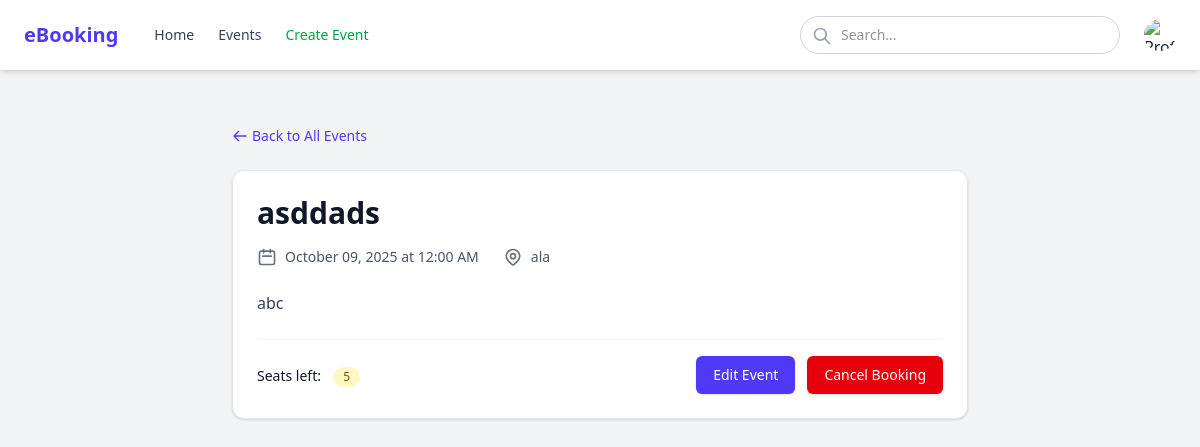
The app's page /event/3 (signed in) with its own data.
### app/models.py (models this page shows, shortened)
class Event(db.Model):
    event_id: so.Mapped[int] = so.mapped_column(primary_key=True)
    title: so.Mapped[str] = so.mapped_column(sa.String(128), index=True, unique=True)
    description: so.Mapped[str] = so.mapped_column(sa.String(256), index=True)
    date: so.Mapped[datetime.date] = so.mapped_column(sa.Date)
    time: so.Mapped[datetime.time] = so.mapped_column(sa.Time, nullable=False)
    location: so.Mapped[str] = so.mapped_column(sa.String(30))
    total_seats: so.Mapped[int] = so.mapped_column()
    seats_left: so.Mapped[int] = so.mapped_column(default=0)
    created_by: so.Mapped[str] = so.mapped_column(sa.String(64))
    bookings: so.Mapped[list["Booking"]] = so.relationship(back_populates="event",
                                                           cascade="all, delete-orphan")

### app/routes.py (the view)
@app.route('/event/<int:event_id>')
def event_detail(event_id):
    event = Event.query.get_or_404(event_id)
    is_booked = Booking.query.filter_by(
        user_id=current_user.id, event_id=event_id
    ).first() is not None
    return render_template('event_detail.html', event=event, is_booked=is_booked)

### app/models.py (called while the page is built)
@login.user_loader
def load_user(id):
    return db.session.get(User, int(id))

### app/templates/event_detail.html (shortened to what this page needs)
{% extends "base.html" %}
{% block content %}
<div class="max-w-3xl mx-auto px-4 py-6">
    <a href="{{ url_for('events') }}"
       class="inline-flex items-center text-sm font-medium text-indigo-600 hover:text-indigo-800 mb-6 transition-colors duration-200">
        <svg xmlns="http://www.w3.org/2000/svg" class="h-4 w-4 mr-1" fill="none" viewBox="0 0 24 24" stroke="currentColor">
            <path stroke-linecap="round" stroke-linejoin="round" stroke-width="2" d="M10 19l-7-7m0 0l7-7m-7 7h18" />
        </svg>
        Back to All Events
    </a>
    <div class="bg-white rounded-xl shadow-sm border border-gray-200 overflow-hidden">
        <div class="p-6">
            <h1 class="text-2xl md:text-3xl font-bold text-gray-900 mb-4">{{ event.title }}</h1>
            <div class="flex flex-col sm:flex-row sm:items-center text-gray-600 text-sm mb-6 space-y-2 sm:space-y-0 sm:space-x-6">
                <div class="flex items-center">
                    <svg xmlns="http://www.w3.org/2000/svg" class="h-5 w-5 mr-2 text-gray-500" fill="none" viewBox="0 0 24 24" stroke="currentColor">
                        <path stroke-linecap="round" stroke-linejoin="round" stroke-width="2" d="M8 7V3m8 4V3m-9 8h10M5 21h14a2 2 0 002-2V7a2 2 0 00-2-2H5a2 2 0 00-2 2v12a2 2 0 002 2z" />
                    </svg>
                    <span>{{ event.date.strftime('%B %d, %Y at %I:%M %p') if event.date else 'Date/Time TBD' }}</span>
                </div>
                <div class="flex items-center">
                    <span>{{ event.location or 'Location TBD' }}</span>
                </div>
            </div>
            {% if event.description %}
            <div class="prose prose-indigo max-w-none mb-6">
                <p class="text-gray-700">{{ event.description }}</p>
            </div>
            {% endif %}
            <div class="flex flex-col sm:flex-row sm:items-center sm:justify-between pt-4 border-t border-gray-100">
                <div class="mb-4 sm:mb-0">
                    <span class="text-sm font-medium text-gray-900">Seats left:</span>
                    <span class="ml-2 inline-flex items-center px-2.5 py-0.5 rounded-full text-xs font-medium {% if event.seats_left > 5 %}bg-green-100 text-green-800 {% elif event.seats_left > 0 %}bg-yellow-100 text-yellow-800 {% else %}bg-red-100 text-red-800 {% endif %}">
                        {{ event.seats_left }}
                    </span>
                </div>
                <div class="flex flex-col sm:flex-row space-y-2 sm:space-y-0 sm:space-x-3">
                    {% if current_user.is_authenticated and current_user.role == 'admin' %}
                    <form action="{{ url_for('edit_event', event_id=event.event_id) }}" method="get">
                        <button type="submit"
                                class="inline-flex items-center px-4 py-2 border border-transparent text-sm font-medium rounded-md shadow-sm text-white bg-indigo-600 hover:bg-indigo-700 focus:outline-none focus:ring-2 focus:ring-offset-2 focus:ring-indigo-500 transition-colors duration-200">
                            Edit Event
                        </button>
                    </form>
                    {% endif %}
                    {% if is_booked %}
                        <form action="{{ url_for('cancel_booking', event_id=event.event_id) }}" method="post">
                            <button type="submit"
                                    class="inline-flex items-center px-4 py-2 border border-transparent text-sm font-medium rounded-md shadow-sm text-white bg-red-600 hover:bg-red-700 focus:outline-none focus:ring-2 focus:ring-offset-2 focus:ring-red-500 transition-colors duration-200">
                                Cancel Booking
                            </button>
                        </form>
                    {% endif %}
                </div>
            </div>
        </div>
    </div>
</div>
{% endblock %}

### records on screen
Event: title "asddads", date "October 09, 2025 at 12:00 AM", location "ala", description "abc", seats_left "5"
